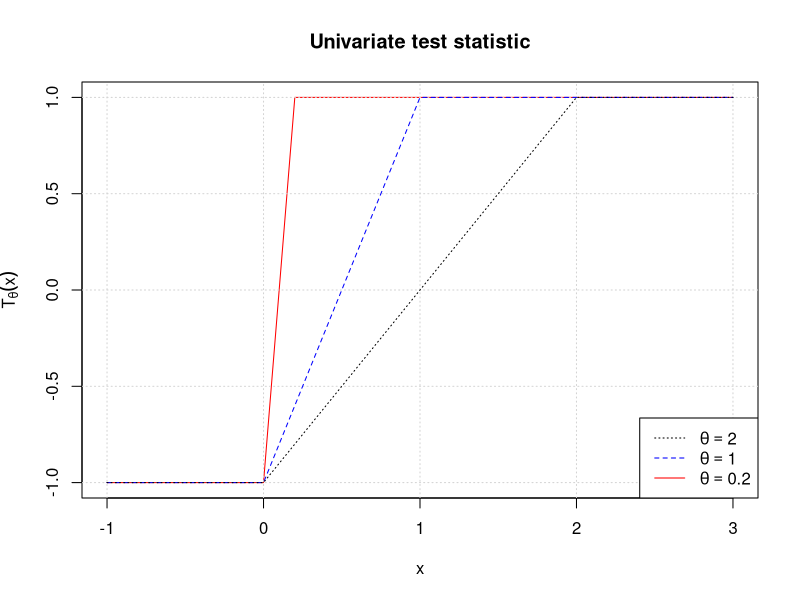
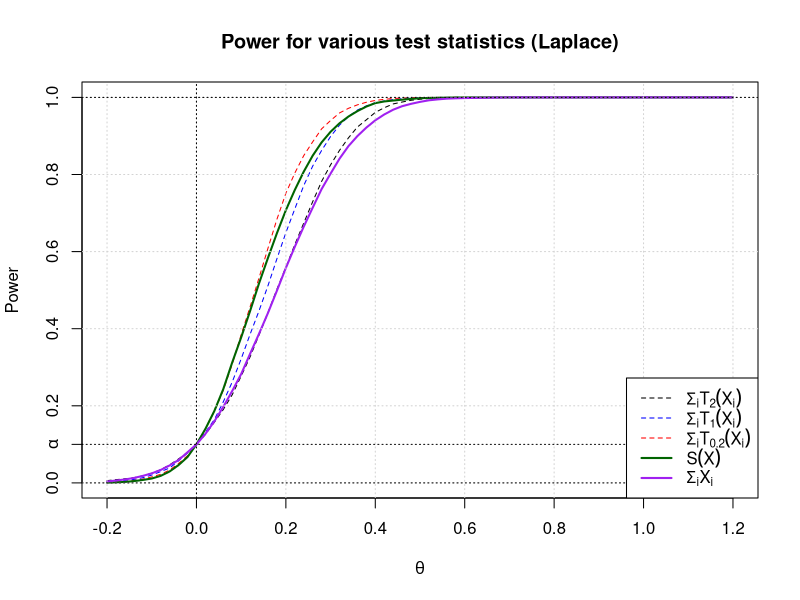
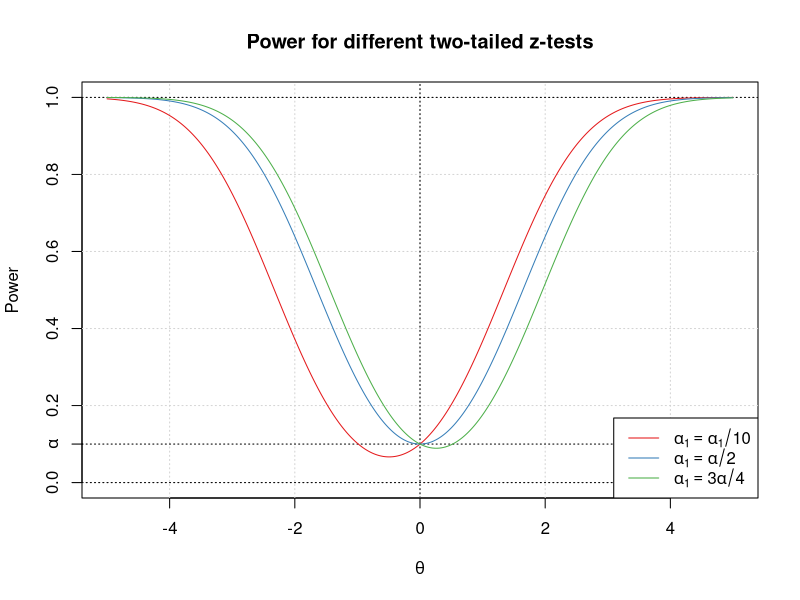
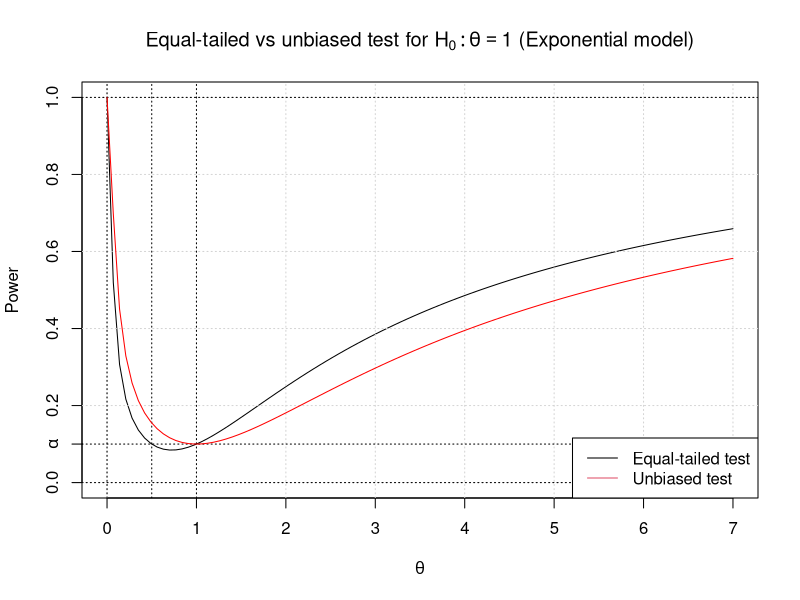
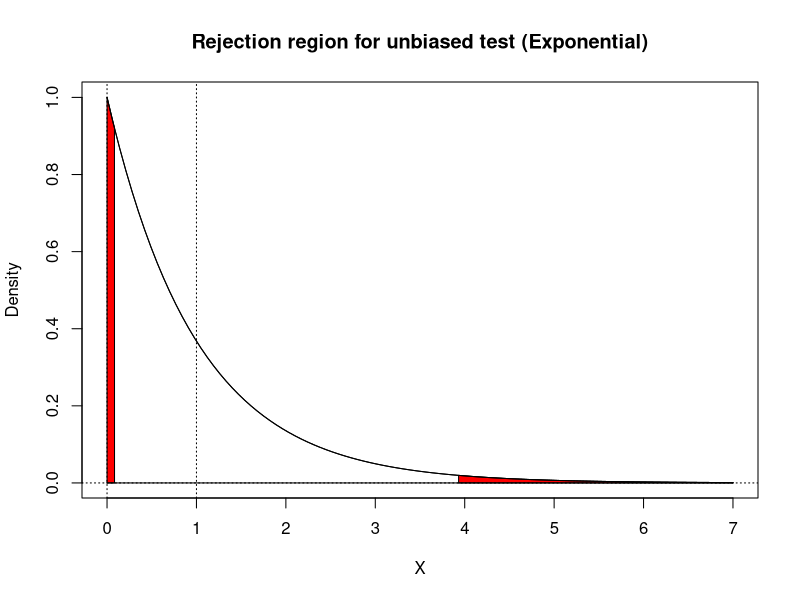

Recreate these plots in R, in order.
## ---- chunk 1
T.theta <- function(x, theta) {
  pmax(-1, pmin(1, 2*x/theta-1))
}
curve(T.theta(x, 0.2), from=-1, to = 3, , col="red", main="Univariate test statistic", xlab="x", ylab=expression(T[theta](x)), n=1001)
grid()
curve(T.theta(x, 1), add=TRUE, col="blue", n=1001, lty=2)
curve(T.theta(x, 2), add=TRUE, n=1001, lty=3)
legend("bottomright",legend=c(expression(theta==2), expression(theta==1), expression(theta==0.2)), lty=3:1,col=c("black","blue","red"))
## ---- chunk 2
T.theta <- function(x, theta) {
  pmax(-1, pmin(1, 2*x/theta-1))
}
alpha <- 0.1
n <- 100
nrep <- 1e4
Z <- matrix(rexp(n*nrep) * sign(rnorm(n*nrep)), nrow=nrep)
theta1.values <- c(2, 1, 0.2, 0)

theta.grid <- c(seq(-.2,.6,by=.02),seq(0.6,1.2,by=.1))
power <- matrix(NA, nrow=length(theta.grid), ncol=length(theta1.values)+1)
power.func <- function(Z, theta, theta1.opt, cutoff, gamma) {
  Tmat <- matrix(T.theta(Z+theta, theta1.opt), nrow=nrep)
  mean(rowSums(Tmat) > cutoff) + gamma * mean(rowSums(Tmat) == cutoff)
}
for(t1.ix in 1:length(theta1.values)) {
  Tmat0 <- matrix(T.theta(Z, theta1.values[t1.ix]), nrow=nrep)
  c.alpha <- quantile(rowSums(Tmat0), 1-alpha)
  gamma.alpha <- (alpha - mean(rowSums(Tmat0) > c.alpha)) / mean(rowSums(Tmat0) == c.alpha)
  if(is.na(gamma.alpha)) {
    gamma.alpha <- 0
  }
  power[,t1.ix] <- sapply(theta.grid, function(th) power.func(Z, th, theta1.values[t1.ix], c.alpha, gamma.alpha))
}
## Sample mean
c.alpha <- quantile(rowSums(Z), 1-alpha)
power[,t1.ix+1] <- sapply(theta.grid, function(th) mean(rowSums(Z+th)>c.alpha))

matplot(theta.grid, power, col=c("black","blue","red","darkgreen","purple"), lty=c(2,2,2,1,1), lwd=c(1,1,1,2,2), type="l", xlab=expression(theta), ylab="Power", main = "Power for various test statistics (Laplace)")
grid()
abline(h=c(0,alpha,1),lty=3)
abline(v=0,lty=3)
axis(2,at=alpha,labels = expression(alpha))
legend("bottomright",legend=c(expression(Sigma[i] *T[2](X[i])), expression(Sigma[i] *T[1](X[i])), expression(Sigma[i] *T[0.2](X[i])), expression(S(X)), expression(Sigma[i] *X[i])), lty=c(2,2,2,1,1), lwd=c(1,1,1,2,2), col=c("black","blue","red","darkgreen","purple"))
## ---- chunk 3
alpha <- 0.1
alpha1.vals <- c(alpha/10, alpha/2, 3*alpha/4)
plot(0,0,type="n", ylim=c(0,1), xlim=c(-5,5), main="Power for different two-tailed z-tests",
     xlab=expression(theta), ylab="Power")
grid()
abline(h=c(0,alpha,1), lty=3)
abline(v=0, lty=3)
library(RColorBrewer)
cols <- brewer.pal(length(alpha1.vals), "Set1")
for(ix in 1:length(alpha1.vals)) {
  alpha1 <- alpha1.vals[ix]
  c1 <- qnorm(alpha1)
  c2 <- qnorm(alpha-alpha1, lower.tail=FALSE)
  curve(pnorm(c1-x) + pnorm(x-c2), n=1001, add=T, col=cols[ix])
}
legend("bottomright", lty=1, col=cols, legend=c(expression(alpha[1] == alpha[1]/10),expression(alpha[1] == alpha/2), expression(alpha[1] == 3*alpha/4)))
axis(2, at=alpha, labels=expression(alpha))
## ---- chunk 4
alpha <- 0.1
curve(pexp(-log(1-alpha/2), rate=1/x) + pexp(-log(alpha/2), rate=1/x, lower.tail=FALSE), from=0, to=7, ylim=c(0,1), ylab="Power", xlab=expression(theta),
      main=expression(paste("Equal-tailed vs unbiased test for ",H[0]:theta==1," (Exponential model)")))
grid()
abline(h=c(0,alpha,1), lty=3)
abline(v=c(0,0.5,1), lty=3)
alpha1 <- uniroot(function(a1) (1-a1)*log(1-a1) - (alpha - a1)*log(alpha-a1), interval = c(0.001,alpha-.001))$root
c1.unbiased <- -log(1-alpha1)
c2.unbiased <- -log(alpha-alpha1)
curve(pexp(c1.unbiased, rate=1/x) + pexp(c2.unbiased, rate=1/x, lower.tail=FALSE), add=TRUE, col="red")
axis(2,at=alpha,labels=expression(alpha))
legend("bottomright", lty=1,col=1:2, legend=c("Equal-tailed test", "Unbiased test"))
## ---- chunk 5
xmax=7
curve(exp(-x), from =0, to=xmax, ylab="Density", main="Rejection region for unbiased test (Exponential)", xlab="X")
x.grid <- seq(0,c1.unbiased,by=.001)
y.grid <- exp(-x.grid)
polygon(x=c(x.grid,c1.unbiased,0), y=c(y.grid,0,0), col="red")
x.grid <- seq(c2.unbiased,xmax,by=.001)
y.grid <- exp(-x.grid)
polygon(x=c(x.grid,xmax,c2.unbiased), y=c(y.grid,0,0), col="red")
curve(exp(-x), from =0, to=xmax,add=TRUE)
lines(x=c(0,xmax),y=c(0,0))
abline(v=0:1,lty=3)
abline(h=0,lty=3)
